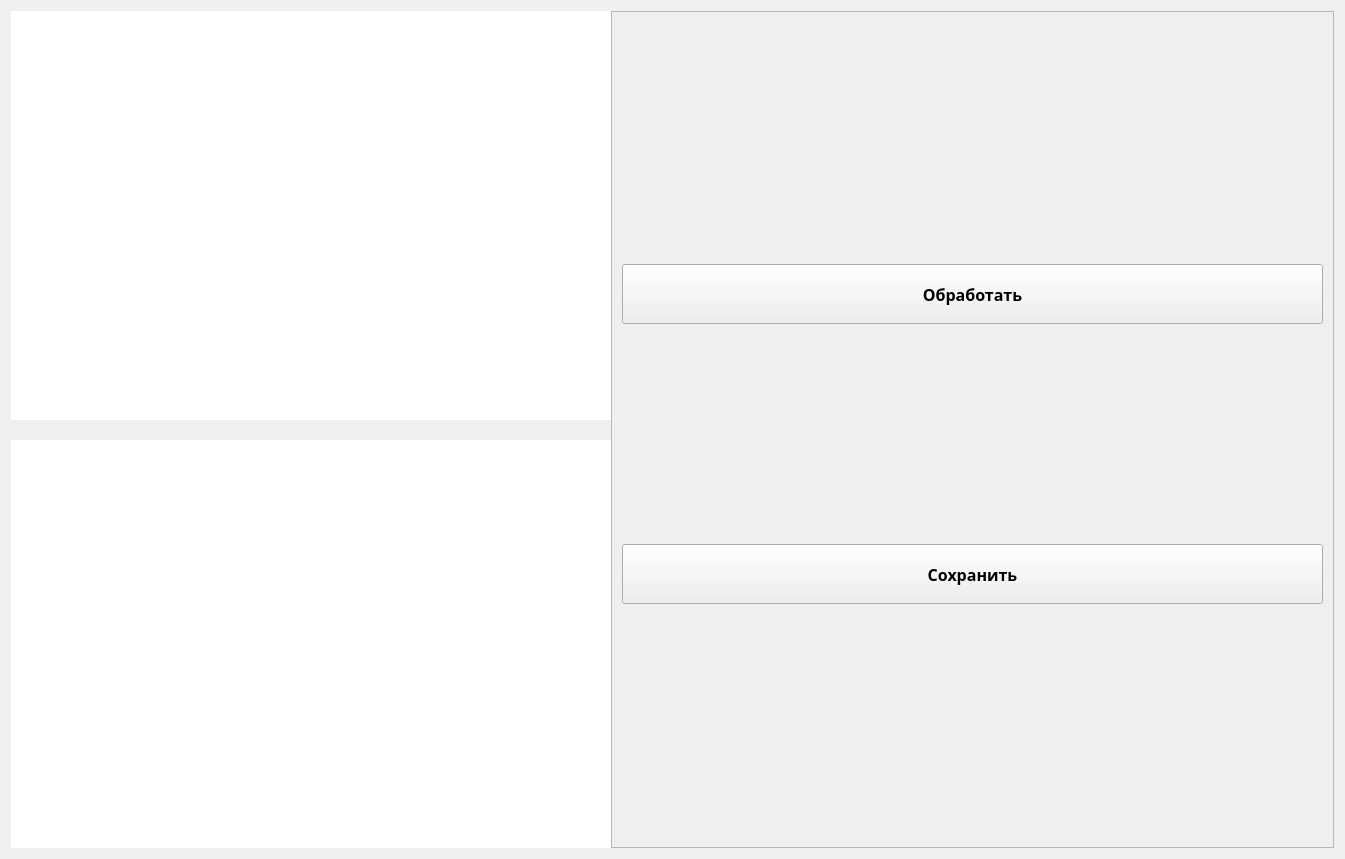
<?xml version="1.0" encoding="UTF-8"?>
<ui version="4.0">
 <class>Editor</class>
 <widget class="QWidget" name="Editor">
  <property name="geometry">
   <rect>
    <x>0</x>
    <y>0</y>
    <width>1345</width>
    <height>859</height>
   </rect>
  </property>
  <property name="windowTitle">
   <string>Обработчик</string>
  </property>
  <layout class="QVBoxLayout" name="verticalLayout_2">
   <item>
    <layout class="QHBoxLayout" name="hbox">
     <property name="spacing">
      <number>0</number>
     </property>
     <item>
      <layout class="QVBoxLayout" name="vbox1">
       <property name="spacing">
        <number>20</number>
       </property>
       <item>
        <widget class="QGraphicsView" name="gv">
         <property name="sizePolicy">
          <sizepolicy hsizetype="Fixed" vsizetype="Fixed">
           <horstretch>0</horstretch>
           <verstretch>0</verstretch>
          </sizepolicy>
         </property>
         <property name="maximumSize">
          <size>
           <width>600</width>
           <height>450</height>
          </size>
         </property>
         <property name="styleSheet">
          <string notr="true">QGraphicsView{border: 0px}</string>
         </property>
         <property name="frameShadow">
          <enum>QFrame::Sunken</enum>
         </property>
         <property name="verticalScrollBarPolicy">
          <enum>Qt::ScrollBarAlwaysOff</enum>
         </property>
         <property name="horizontalScrollBarPolicy">
          <enum>Qt::ScrollBarAlwaysOff</enum>
         </property>
         <property name="sizeAdjustPolicy">
          <enum>QAbstractScrollArea::AdjustIgnored</enum>
         </property>
         <property name="backgroundBrush">
          <brush brushstyle="SolidPattern">
           <color alpha="255">
            <red>240</red>
            <green>240</green>
            <blue>240</blue>
           </color>
          </brush>
         </property>
         <property name="alignment">
          <set>Qt::AlignLeading|Qt::AlignLeft|Qt::AlignTop</set>
         </property>
        </widget>
       </item>
       <item>
        <widget class="QGraphicsView" name="gv2">
         <property name="sizePolicy">
          <sizepolicy hsizetype="Fixed" vsizetype="Fixed">
           <horstretch>0</horstretch>
           <verstretch>0</verstretch>
          </sizepolicy>
         </property>
         <property name="maximumSize">
          <size>
           <width>600</width>
           <height>450</height>
          </size>
         </property>
         <property name="styleSheet">
          <string notr="true">QGraphicsView{border: 0px}</string>
         </property>
         <property name="frameShadow">
          <enum>QFrame::Sunken</enum>
         </property>
         <property name="verticalScrollBarPolicy">
          <enum>Qt::ScrollBarAlwaysOff</enum>
         </property>
         <property name="horizontalScrollBarPolicy">
          <enum>Qt::ScrollBarAlwaysOff</enum>
         </property>
         <property name="sizeAdjustPolicy">
          <enum>QAbstractScrollArea::AdjustIgnored</enum>
         </property>
         <property name="backgroundBrush">
          <brush brushstyle="SolidPattern">
           <color alpha="255">
            <red>240</red>
            <green>240</green>
            <blue>240</blue>
           </color>
          </brush>
         </property>
         <property name="alignment">
          <set>Qt::AlignLeading|Qt::AlignLeft|Qt::AlignTop</set>
         </property>
        </widget>
       </item>
      </layout>
     </item>
     <item>
      <layout class="QVBoxLayout" name="vbox">
       <property name="spacing">
        <number>0</number>
       </property>
       <property name="leftMargin">
        <number>0</number>
       </property>
       <property name="rightMargin">
        <number>0</number>
       </property>
       <item>
        <widget class="QFrame" name="base_frame">
         <property name="enabled">
          <bool>true</bool>
         </property>
         <property name="frameShape">
          <enum>QFrame::StyledPanel</enum>
         </property>
         <property name="frameShadow">
          <enum>QFrame::Raised</enum>
         </property>
         <layout class="QVBoxLayout" name="verticalLayout_4">
          <property name="leftMargin">
           <number>10</number>
          </property>
          <property name="rightMargin">
           <number>10</number>
          </property>
          <property name="bottomMargin">
           <number>0</number>
          </property>
          <item>
           <layout class="QVBoxLayout" name="vbox3">
            <property name="spacing">
             <number>120</number>
            </property>
            <item>
             <widget class="QPushButton" name="process_button">
              <property name="sizePolicy">
               <sizepolicy hsizetype="Maximum" vsizetype="Fixed">
                <horstretch>0</horstretch>
                <verstretch>0</verstretch>
               </sizepolicy>
              </property>
              <property name="minimumSize">
               <size>
                <width>0</width>
                <height>0</height>
               </size>
              </property>
              <property name="maximumSize">
               <size>
                <width>800</width>
                <height>60</height>
               </size>
              </property>
              <property name="font">
               <font>
                <family>Neue Haas Grotesk Text Pro</family>
                <pointsize>12</pointsize>
                <weight>75</weight>
                <bold>true</bold>
               </font>
              </property>
              <property name="text">
               <string>          Обработать          </string>
              </property>
             </widget>
            </item>
            <item>
             <spacer name="verticalSpacer">
              <property name="orientation">
               <enum>Qt::Vertical</enum>
              </property>
              <property name="sizeType">
               <enum>QSizePolicy::Fixed</enum>
              </property>
              <property name="sizeHint" stdset="0">
               <size>
                <width>0</width>
                <height>100</height>
               </size>
              </property>
             </spacer>
            </item>
            <item>
             <widget class="QPushButton" name="save_button">
              <property name="maximumSize">
               <size>
                <width>16777215</width>
                <height>60</height>
               </size>
              </property>
              <property name="font">
               <font>
                <family>Neue Haas Grotesk Text Pro</family>
                <pointsize>12</pointsize>
                <weight>75</weight>
                <bold>true</bold>
               </font>
              </property>
              <property name="text">
               <string>Сохранить</string>
              </property>
             </widget>
            </item>
           </layout>
          </item>
         </layout>
        </widget>
       </item>
      </layout>
     </item>
    </layout>
   </item>
  </layout>
 </widget>
 <resources/>
 <connections/>
</ui>
